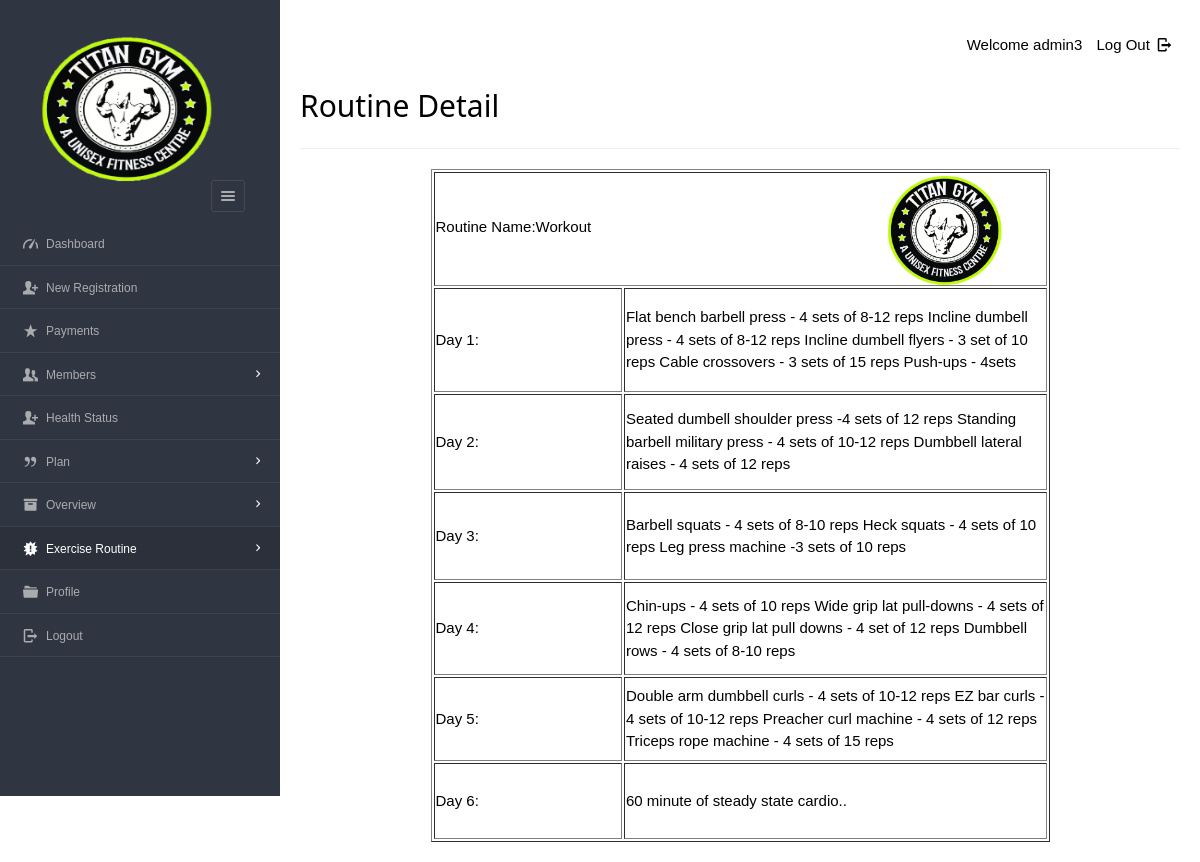
The app's page /dashboard/admin/viewdetailroutine.php?id=2 (signed in) with its own data.
### tables this page shows
CREATE TABLE `timetable` (
  `tid` int(12) NOT NULL,
  `tname` varchar(45) DEFAULT NULL,
  `day1` varchar(200) DEFAULT NULL,
  `day2` varchar(200) DEFAULT NULL,
  `day3` varchar(200) DEFAULT NULL,
  `day4` varchar(200) DEFAULT NULL,
  `day5` varchar(200) DEFAULT NULL,
  `day6` varchar(200) DEFAULT NULL
);

### dashboard/admin/viewdetailroutine.php (the view, shortened to what this page needs)
<?php
require '../../include/db_conn.php';
?>
<!DOCTYPE html>
<html lang="en">
<head>
    <link rel="stylesheet" href="../../css/style.css"  id="style-resource-5">
    <link rel="stylesheet" href="../../css/dashMain.css">
    <link rel="stylesheet" type="text/css" href="../../css/entypo.css">
	<link href="a1style.css" rel="stylesheet" type="text/css">
</head>
     <body class="page-body  page-fade" onload="collapseSidebar()">
    	<div class="page-container sidebar-collapsed" id="navbarcollapse">
		<div class="sidebar-menu">
			<header class="logo-env">
			<div class="logo">
				<a href="main.php">
					<img src="../../images/logo.png" alt="" width="192" height="80" />
				</a>
			</div>
					<div class="sidebar-collapse" onclick="collapseSidebar()">
				<a href="#" class="sidebar-collapse-icon with-animation">
					<i class="entypo-menu"></i>
				</a>
			</div>
			</header>
    		<?php include('nav.php'); ?>
    	</div>
    		<div class="main-content">
				<div class="row">
					<div class="col-md-6 col-sm-8 clearfix">
					</div>
					<div class="col-md-6 col-sm-4 clearfix hidden-xs">
						<ul class="list-inline links-list pull-right">
							<li>Welcome <?php echo $_SESSION['full_name']; ?>
							</li>
							<li>
								<a href="logout.php">
									Log Out <i class="entypo-logout right"></i>
								</a>
							</li>
						</ul>
					</div>
				</div>
				<h2>Routine Detail</h2>
				<hr/>
		<?php
		$id=$_GET['id'];
		$sql="Select * from timetable t Where t.tid=$id";
		$res=mysqli_query($con, $sql);
					 if($res){
						      	$row=mysqli_fetch_array($res,MYSQLI_ASSOC);
						      }
		?>
		<div id=print>
		<table width="619" height="673" border="1" align="center">
  <tr>
    <td height="87" colspan="2">Routine Name:<?php echo $row['tname'] ?> <span align="right"> <img src="logo.png" width="121" height="114"  alt=""/></span></td>
    </tr>
  <tr>
    <td width="186" height="103">Day 1:</td>
    <td width="417"><?php echo $row['day1'] ?></td>
  </tr>
  <tr>
    <td height="96">Day 2:</td>
    <td><?php echo $row['day2'] ?></td>
  </tr>
  <tr>
    <td height="87">Day 3:</td>
    <td><?php echo $row['day3'] ?></td>
  </tr>
  <tr>
    <td height="92">Day 4:</td>
    <td><?php echo $row['day4'] ?></td>
  </tr>
  <tr>
    <td height="84">Day 5:</td>
    <td><?php echo $row['day5'] ?></td>
  </tr>
  <tr>
    <td height="75">Day 6:</td>
    <td><?php echo $row['day6'] ?></td>
  </tr>
        </table></div>
    	</div>
    </body>
</html>

### css/style.css (style rules this page uses)
html { font-size: 62.5%; font-family: sans-serif; }
div { display: block; }
body { font-family: "Noto Sans", sans-serif, "Helvetica Neue", Helvetica, Arial, sans-serif; font-size: 12px; line-height: 1.428571429; display: block; margin: 0; }
*, *:before, *:after { box-sizing: border-box; }
a { text-decoration: none; background: transparent; }
img { vertical-align: middle; }
img { border: 0; }
.logo img { width: 220px; height: 200px; }
a { color: #373e4a; text-decoration: none; }
a { background: transparent; }
a { color: #373e4a; }
.page-container { position: relative; padding-left: 280px; }
.page-container .sidebar-menu { position: absolute; width: 280px; top: 0; left: 0; bottom: 0; background: #303641; color: #aaabae; z-index: 1; min-height: 796px; box-sizing: border-box; }
.page-container .sidebar-menu .logo-env { width: 100%; padding: 35px; padding-bottom: 10px; box-sizing: border-box; }
.page-container .sidebar-menu .logo-env:before, .page-container .sidebar-menu .logo-env:after { content: " "; display: table; }
.page-container .sidebar-menu .logo-env > div { display: block; vertical-align: middle; white-space: nowrap; float: left; }
.page-container .sidebar-menu .logo-env > div > a { display: inline-block; color: #aaabae; }
.page-container .sidebar-menu .logo-env > div.sidebar-collapse, .page-container .sidebar-menu .logo-env > div.sidebar-mobile-menu { position: relative; float: right; }
.page-container .sidebar-menu .logo-env > div.sidebar-collapse a, .page-container .sidebar-menu .logo-env > div.sidebar-mobile-menu a { display: inline-block; border: 1px solid #454a54; text-align: center; padding: 0; line-height: 1; font-size: 20px; font-weight: 300; padding: 5px 2px; background-clip: padding-box; border-radius: 3px; transition: all 200ms ease-in-out; }
.page-container .sidebar-menu .logo-env .logo img { width: 180px; height: 150px; }
.page-container .sidebar-menu .logo-env:after { clear: both; }
ul, ol { margin-top: 0; margin-bottom: 8.5px; }
ul, menu, dir { display: block; list-style-type: disc; }
li { display: list-item; }
i, cite, em, var, address, dfn { font-style: italic; }

### css/dashMain.css (style rules this page uses)
.page-container .main-content { position: relative; float: left; width: 100%; padding: 20px; z-index: 2; background: #ffffff; box-sizing: border-box; }
.row { margin-left: -15px; margin-right: -15px; }
.row:before, .row:after { content: " "; display: table; }
.row:after { clear: both; }
.col-xs-1, .col-sm-1, .col-md-1, .col-lg-1, .col-xs-2, .col-sm-2, .col-md-2, .col-lg-2, .col-xs-3, .col-sm-3, .col-md-3, .col-lg-3, .col-xs-4, .col-sm-4, .col-md-4, .col-lg-4, .col-xs-5, .col-sm-5, .col-md-5, .col-lg-5, .col-xs-6, .col-sm-6, .col-md-6, .col-lg-6, .col-xs-7, .col-sm-7, .col-md-7, .col-lg-7, .col-xs-8, .col-sm-8, .col-md-8, .col-lg-8, .col-xs-9, .col-sm-9, .col-md-9, .col-lg-9, .col-xs-10, .col-sm-10, .col-md-10, .col-lg-10, .col-xs-11, .col-sm-11, .col-md-11, .col-lg-11, .col-xs-12, .col-sm-12, .col-md-12, .col-lg-12 { position: relative; min-height: 1px; padding-left: 15px; padding-right: 15px; }
.links-list { white-space: nowrap; padding-top: 14px; padding-bottom: 8px; }
.pull-right { float: right !important; }
.list-inline { padding-left: 0; list-style: none; }
ul, ol { margin-top: 0; margin-bottom: 8.5px; }
.list-inline > li:first-child { padding-left: 0; }
.list-inline > li { display: inline-block; padding-left: 5px; padding-right: 5px; }
@media (min-width: 768px) { .col-sm-1, .col-sm-2, .col-sm-3, .col-sm-4, .col-sm-5, .col-sm-6, .col-sm-7, .col-sm-8, .col-sm-9, .col-sm-10, .col-sm-11 { float: left; } }
@media (min-width: 768px) { .col-sm-8 { width: 66.66666666666666%; } }
@media (min-width: 768px) { .col-sm-4 { width: 33.33333333333333%; } }
@media (min-width: 992px) { .col-md-1, .col-md-2, .col-md-3, .col-md-4, .col-md-5, .col-md-6, .col-md-7, .col-md-8, .col-md-9, .col-md-10, .col-md-11 { float: left; } }
@media (min-width: 992px) { .col-md-6 { width: 50%; } }
a { color: #373e4a; text-decoration: none; }
a { background: transparent; }
a { color: #373e4a; }
h2, .h2 { font-size: 25px; }
hr { margin-top: 17px; margin-bottom: 17px; border: 0; border-top: 1px solid #998f8f; }
hr { box-sizing: content-box; height: 0; }
i, cite, em, var, address, dfn { font-style: italic; }

### records on screen
timetable: tname "Workout", day1 "Flat bench barbell press - 4 sets of 8-12 reps Incline dumbell press - 4 sets of 8-12 reps Incline dumbell flyers - 3 set of 10 reps Cable crossovers - 3 sets of 15 reps Push-ups - 4sets", day2 "Seated dumbell shoulder press -4 sets of 12 reps Standing barbell military press - 4 sets of 10-12 reps Dumbbell lateral raises - 4 sets of 12 reps", day3 "Barbell squats - 4 sets of 8-10 reps Heck squats - 4 sets of 10 reps Leg press machine -3 sets of 10 reps", day4 "Chin-ups - 4 sets of 10 reps Wide grip lat pull-downs - 4 sets of 12 reps Close grip lat pull downs - 4 set of 12 reps Dumbbell rows - 4 sets of 8-10 reps", day5 "Double arm dumbbell curls - 4 sets of 10-12 reps EZ bar curls - 4 sets of 10-12 reps Preacher curl machine - 4 sets of 12 reps Triceps rope machine - 4 sets of 15 reps", day6 "60 minute of steady state cardio.."

### other values on screen
$_SESSION['full_name'] "admin3"
